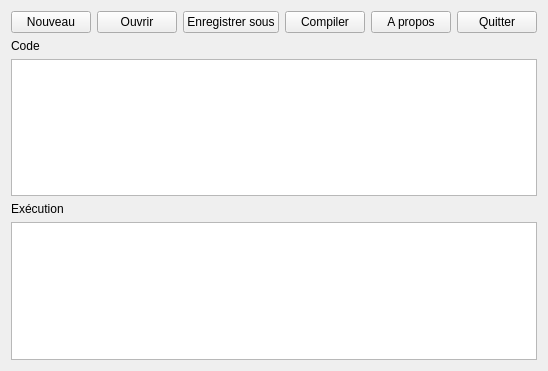
<?xml version="1.0" encoding="UTF-8"?>
<ui version="4.0">
 <class>MainWindow</class>
 <widget class="QMainWindow" name="MainWindow">
  <property name="geometry">
   <rect>
    <x>0</x>
    <y>0</y>
    <width>531</width>
    <height>371</height>
   </rect>
  </property>
  <property name="windowTitle">
   <string>compilateur pascal - ISI - 2016</string>
  </property>
  <property name="windowIcon">
   <iconset resource="resources.qrc">
    <normaloff>:/img/img/icone.jpg</normaloff>:/img/img/icone.jpg</iconset>
  </property>
  <widget class="QWidget" name="centralWidget">
   <property name="enabled">
    <bool>true</bool>
   </property>
   <property name="autoFillBackground">
    <bool>false</bool>
   </property>
   <layout class="QVBoxLayout" name="verticalLayout_2">
    <item>
     <layout class="QHBoxLayout" name="horizontalLayout">
      <item>
       <widget class="QPushButton" name="nouveau_btn">
        <property name="toolTip">
         <string>Nouveau</string>
        </property>
        <property name="text">
         <string>Nouveau</string>
        </property>
        <property name="icon">
         <iconset resource="resources.qrc">
          <normaloff>:/icones/icones/nouveau.PNG</normaloff>:/icones/icones/nouveau.PNG</iconset>
        </property>
        <property name="shortcut">
         <string>N</string>
        </property>
       </widget>
      </item>
      <item>
       <widget class="QPushButton" name="ouvrir_btn">
        <property name="toolTip">
         <string>Ouvrir</string>
        </property>
        <property name="text">
         <string>Ouvrir</string>
        </property>
        <property name="icon">
         <iconset resource="resources.qrc">
          <normaloff>:/icones/icones/ouvrir.PNG</normaloff>:/icones/icones/ouvrir.PNG</iconset>
        </property>
        <property name="shortcut">
         <string>O</string>
        </property>
       </widget>
      </item>
      <item>
       <widget class="QPushButton" name="enregistrer_btn">
        <property name="toolTip">
         <string>Enregistrer sous</string>
        </property>
        <property name="text">
         <string>Enregistrer sous</string>
        </property>
        <property name="icon">
         <iconset resource="resources.qrc">
          <normaloff>:/icones/icones/sauvegarder.PNG</normaloff>:/icones/icones/sauvegarder.PNG</iconset>
        </property>
        <property name="shortcut">
         <string>E</string>
        </property>
       </widget>
      </item>
      <item>
       <widget class="QPushButton" name="compiler_btn">
        <property name="toolTip">
         <string>Compiler</string>
        </property>
        <property name="text">
         <string>Compiler</string>
        </property>
        <property name="icon">
         <iconset resource="resources.qrc">
          <normaloff>:/icones/icones/compiler.PNG</normaloff>:/icones/icones/compiler.PNG</iconset>
        </property>
        <property name="shortcut">
         <string>C</string>
        </property>
       </widget>
      </item>
      <item>
       <widget class="QPushButton" name="a_propos_btn">
        <property name="toolTip">
         <string>A propos</string>
        </property>
        <property name="text">
         <string>A propos</string>
        </property>
        <property name="icon">
         <iconset resource="resources.qrc">
          <normaloff>:/icones/icones/information.PNG</normaloff>:/icones/icones/information.PNG</iconset>
        </property>
        <property name="shortcut">
         <string>A</string>
        </property>
       </widget>
      </item>
      <item>
       <widget class="QPushButton" name="quitter_btn">
        <property name="toolTip">
         <string>Quitter</string>
        </property>
        <property name="text">
         <string>Quitter</string>
        </property>
        <property name="icon">
         <iconset resource="resources.qrc">
          <normaloff>:/icones/icones/quitter.png</normaloff>:/icones/icones/quitter.png</iconset>
        </property>
        <property name="shortcut">
         <string>Q</string>
        </property>
       </widget>
      </item>
     </layout>
    </item>
    <item>
     <layout class="QVBoxLayout" name="verticalLayout">
      <item>
       <widget class="QLabel" name="label">
        <property name="text">
         <string>Code</string>
        </property>
       </widget>
      </item>
      <item>
       <widget class="QPlainTextEdit" name="code_plainTextEdit">
        <property name="plainText">
         <string/>
        </property>
       </widget>
      </item>
      <item>
       <widget class="QLabel" name="label_2">
        <property name="text">
         <string>Exécution</string>
        </property>
       </widget>
      </item>
      <item>
       <widget class="QPlainTextEdit" name="analysisOutput_plainTextEdit">
        <property name="readOnly">
         <bool>true</bool>
        </property>
       </widget>
      </item>
     </layout>
    </item>
   </layout>
  </widget>
 </widget>
 <layoutdefault spacing="6" margin="11"/>
 <resources>
  <include location="resources.qrc"/>
 </resources>
 <connections>
  <connection>
   <sender>quitter_btn</sender>
   <signal>clicked()</signal>
   <receiver>MainWindow</receiver>
   <slot>close()</slot>
   <hints>
    <hint type="sourcelabel">
     <x>675</x>
     <y>19</y>
    </hint>
    <hint type="destinationlabel">
     <x>702</x>
     <y>5</y>
    </hint>
   </hints>
  </connection>
 </connections>
</ui>
